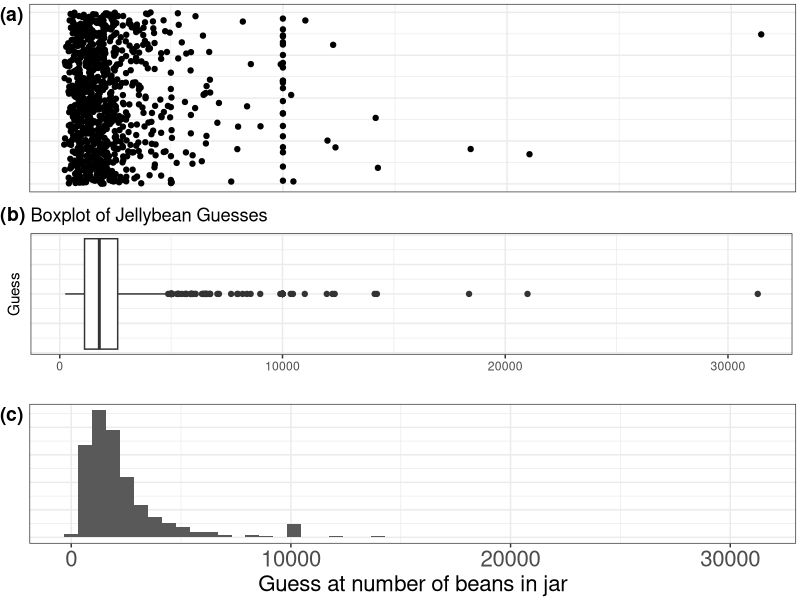
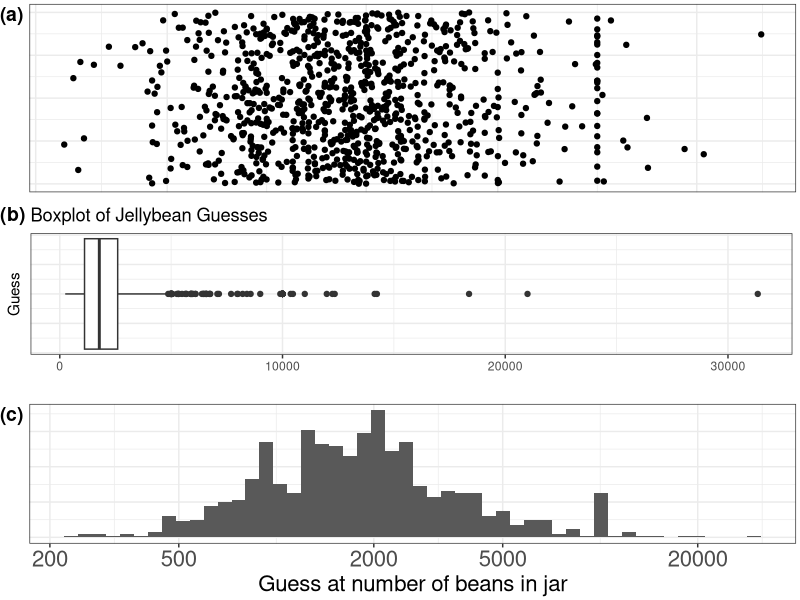
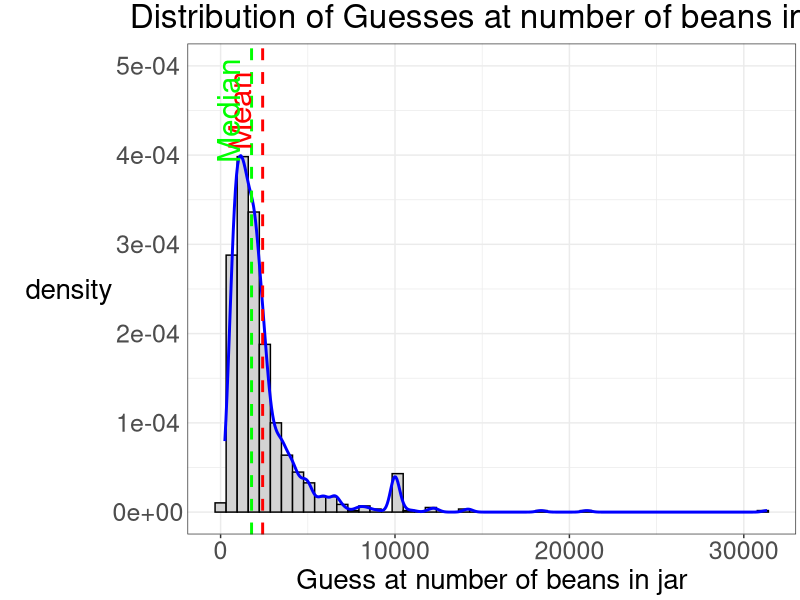

These charts were generated, in order, by the following R code:
# For slides p71 p73: jellybean guesses - scatter, boxplot, histogram, with and without log transformation
# Output: jellybean_plots.png, jellybean_plots_log.png, jellybean_hist_square.png

# Example and data are adapted from David Spiegelhalter's "The Art of Statistics"

# 将工作路径设置为现文件夹所在目录
setwd("D:/GitHub/DataAnalysisIntro(Public)/")

Guesses<-read.csv("Input/Lec2/02-1-bean-data-full-x.csv") # read in data
NGuesses <- nrow(Guesses)
summary(Guesses)
sd(Guesses$V1) # standard deviation of first column of data-frame

library(magrittr)
library(ggplot2)
library(ggpubr)


BlankXTheme <- theme(axis.title.x=element_blank(),
                     axis.text.x=element_blank(),
                     axis.ticks.x=element_blank())

BlankYTheme <- theme(axis.title.y=element_blank(),
                     axis.text.y=element_blank(),
                     axis.ticks.y=element_blank(),
                     plot.margin=unit(c(0.1,0.1,0.1,0.65),"cm")) # also give a little space for plot labelling

BiggerTicks <- theme(axis.text.x = element_text(size=16), axis.title.x = element_text(size=16))

AugmentedGuesses <- cbind(Guesses, runif(NGuesses), rep(1, NGuesses))
names(AugmentedGuesses) <- c("Guess", "Aug", "Group") # Aug is jittered plotting position

Strip <- ggplot(AugmentedGuesses, aes(x=Guess, y=Aug)) + geom_point() + labs(y="") + theme_bw() +
  BlankXTheme + BlankYTheme # scatter type plot

Box <- ggplot(AugmentedGuesses, aes(x=Group, y=Guess)) + geom_boxplot() + coord_flip() + theme_bw() + 
  labs(title="Boxplot of Jellybean Guesses", x="Guess", y="") + theme(axis.text.y=element_blank(), axis.ticks.y=element_blank()) # box and whisker type plot

Hist<- ggplot(AugmentedGuesses, aes(x=Guess)) + geom_histogram(bins=50) + theme_bw()  + BlankYTheme + BiggerTicks + labs(x="Guess at number of beans in jar", hjust=0.0) # histogram plot

p <- ggarrange(Strip, Box, Hist, ncol=1, nrow=3, 
               labels=c("(a)","(b)","(c)"), hjust=0.0) # arrange in grid with a,b,c labels for the plots, 

# 储存plot
ggsave("Output/Lec2/jellybean_plots.png", plot=p, width=10, height=10)


logbreaks <- c(200,500,2000,5000,20000)

Strip <- ggplot(AugmentedGuesses, aes(x=Guess, y=Aug)) + geom_point() + 
  scale_x_continuous(trans="log10", breaks=logbreaks) + 
  theme_bw() + BlankXTheme + BlankYTheme # scatter type plot

Hist<- ggplot(AugmentedGuesses, aes(x=Guess)) + geom_histogram(bins=50) + 
  scale_x_continuous(trans="log10", breaks=logbreaks) + 
  theme_bw() + BlankYTheme + BiggerTicks + labs(x="Guess at number of beans in jar") # histogram plot

p <- ggarrange(Strip, Box, Hist, ncol=1, nrow=3, 
               labels=c("(a)","(b)","(c)"), hjust=0.0) # arrange plots in grid with labels

ggsave("Output/Lec2/jellybean_plots_log.png", plot=p, width=10, height=10)


# 计算log10 transformation
TransGuesses <- log10(AugmentedGuesses$Guess)
mean(TransGuesses)
sd(TransGuesses)
median(TransGuesses)
IQR(TransGuesses)
range(TransGuesses)
median_q1q3(TransGuesses)

# 画出原数据分布曲线并标出mean median 和 IQR
Hist <- ggplot(AugmentedGuesses, aes(x=Guess)) + geom_histogram(bins=50, aes(y=..density..), fill="lightgrey", color="black") + 
  theme_bw() + BlankYTheme + BiggerTicks + labs(x="Guess at number of beans in jar") # histogram plot
Hist_plot <- Hist +
  geom_density(color="blue", size=1) +
  geom_vline(xintercept=mean(AugmentedGuesses$Guess), color="red", linetype="dashed", size=1) +
  geom_vline(xintercept=median(AugmentedGuesses$Guess), color="green", linetype="dashed", size=1) +
  annotate("text", x=mean(AugmentedGuesses$Guess), y=0.00045, label="Mean", color="red", size=8, angle=90, vjust=-0.5) +
  annotate("text", x=median(AugmentedGuesses$Guess), y=0.00045, label="Median", color="green", size=8, angle=90, vjust=-0.5) +
  ggtitle("Distribution of Guesses at number of beans in jar") + theme(plot.title=element_text(size=24, hjust=0.5), axis.title.x=element_text(size=20), axis.text.x=element_text(size=18), axis.title.y=element_text(size=20), axis.text.y=element_text(size=18)) +
  coord_cartesian(ylim=c(0, 0.0005))

ggsave("Output/Lec2/jellybean_hist_square.png", plot=Hist_plot, width=10, height=10)

